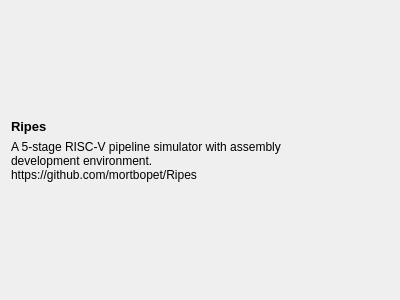
<?xml version="1.0" encoding="UTF-8"?>
<ui version="4.0">
 <class>AboutWidget</class>
 <widget class="QDialog" name="AboutWidget">
  <property name="geometry">
   <rect>
    <x>0</x>
    <y>0</y>
    <width>400</width>
    <height>300</height>
   </rect>
  </property>
  <property name="windowTitle">
   <string>About</string>
  </property>
  <property name="windowIcon">
   <iconset>
    <normaloff>:/logos/logo.png</normaloff>:/logos/logo.png</iconset>
  </property>
  <layout class="QGridLayout" name="gridLayout">
   <item row="0" column="0">
    <layout class="QHBoxLayout" name="horizontalLayout">
     <item>
      <layout class="QVBoxLayout" name="verticalLayout">
       <item>
        <spacer name="verticalSpacer">
         <property name="orientation">
          <enum>Qt::Vertical</enum>
         </property>
         <property name="sizeHint" stdset="0">
          <size>
           <width>20</width>
           <height>40</height>
          </size>
         </property>
        </spacer>
       </item>
       <item>
        <widget class="QLabel" name="label">
         <property name="font">
          <font>
           <pointsize>10</pointsize>
           <weight>75</weight>
           <bold>true</bold>
          </font>
         </property>
         <property name="text">
          <string>Ripes</string>
         </property>
        </widget>
       </item>
       <item>
        <widget class="QLabel" name="description">
         <property name="text">
          <string>A 5-stage RISC-V pipeline simulator with assembly development environment.
https://github.com/mortbopet/Ripes</string>
         </property>
         <property name="wordWrap">
          <bool>true</bool>
         </property>
        </widget>
       </item>
       <item>
        <spacer name="verticalSpacer_2">
         <property name="orientation">
          <enum>Qt::Vertical</enum>
         </property>
         <property name="sizeHint" stdset="0">
          <size>
           <width>20</width>
           <height>40</height>
          </size>
         </property>
        </spacer>
       </item>
      </layout>
     </item>
     <item>
      <widget class="QLabel" name="icon">
       <property name="maximumSize">
        <size>
         <width>250</width>
         <height>250</height>
        </size>
       </property>
       <property name="text">
        <string/>
       </property>
       <property name="scaledContents">
        <bool>true</bool>
       </property>
      </widget>
     </item>
    </layout>
   </item>
  </layout>
 </widget>
 <resources/>
 <connections/>
</ui>
